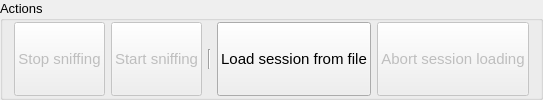
       <widget class="QGroupBox" name="groupBox_4">
        <property name="minimumSize">
         <size>
          <width>0</width>
          <height>50</height>
         </size>
        </property>
        <property name="font">
         <font>
          <pointsize>10</pointsize>
         </font>
        </property>
        <property name="title">
         <string>Actions</string>
        </property>
        <layout class="QHBoxLayout" name="horizontalLayout_15">
         <property name="topMargin">
          <number>1</number>
         </property>
         <property name="bottomMargin">
          <number>1</number>
         </property>
         <item>
          <widget class="QPushButton" name="stopSniffingButton">
           <property name="enabled">
            <bool>false</bool>
           </property>
           <property name="sizePolicy">
            <sizepolicy hsizetype="Preferred" vsizetype="Preferred">
             <horstretch>0</horstretch>
             <verstretch>0</verstretch>
            </sizepolicy>
           </property>
           <property name="minimumSize">
            <size>
             <width>0</width>
             <height>20</height>
            </size>
           </property>
           <property name="font">
            <font>
             <pointsize>11</pointsize>
            </font>
           </property>
           <property name="text">
            <string>Stop sniffing</string>
           </property>
          </widget>
         </item>
         <item>
          <widget class="QPushButton" name="startSniffingButton">
           <property name="enabled">
            <bool>false</bool>
           </property>
           <property name="sizePolicy">
            <sizepolicy hsizetype="Preferred" vsizetype="Preferred">
             <horstretch>0</horstretch>
             <verstretch>0</verstretch>
            </sizepolicy>
           </property>
           <property name="minimumSize">
            <size>
             <width>0</width>
             <height>20</height>
            </size>
           </property>
           <property name="font">
            <font>
             <pointsize>11</pointsize>
            </font>
           </property>
           <property name="text">
            <string>Start sniffing</string>
           </property>
          </widget>
         </item>
         <item>
          <widget class="Line" name="line">
           <property name="maximumSize">
            <size>
             <width>16777215</width>
             <height>20</height>
            </size>
           </property>
           <property name="orientation">
            <enum>Qt::Vertical</enum>
           </property>
          </widget>
         </item>
         <item>
          <widget class="QPushButton" name="loadSessionFromFileButton">
           <property name="sizePolicy">
            <sizepolicy hsizetype="Preferred" vsizetype="Preferred">
             <horstretch>0</horstretch>
             <verstretch>0</verstretch>
            </sizepolicy>
           </property>
           <property name="minimumSize">
            <size>
             <width>0</width>
             <height>20</height>
            </size>
           </property>
           <property name="font">
            <font>
             <pointsize>11</pointsize>
            </font>
           </property>
           <property name="text">
            <string>Load session from file</string>
           </property>
          </widget>
         </item>
         <item>
          <widget class="QPushButton" name="abortSessionLoadingButton">
           <property name="enabled">
            <bool>false</bool>
           </property>
           <property name="sizePolicy">
            <sizepolicy hsizetype="Minimum" vsizetype="Preferred">
             <horstretch>0</horstretch>
             <verstretch>0</verstretch>
            </sizepolicy>
           </property>
           <property name="minimumSize">
            <size>
             <width>0</width>
             <height>20</height>
            </size>
           </property>
           <property name="font">
            <font>
             <pointsize>11</pointsize>
            </font>
           </property>
           <property name="text">
            <string>Abort session loading</string>
           </property>
          </widget>
         </item>
        </layout>
       </widget>
